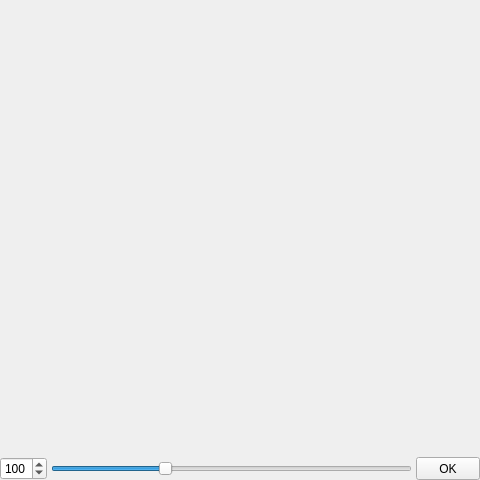
<?xml version="1.0" encoding="UTF-8"?>
<ui version="4.0">
 <class>Eyepiece</class>
 <widget class="QWidget" name="Eyepiece">
  <property name="geometry">
   <rect>
    <x>0</x>
    <y>0</y>
    <width>480</width>
    <height>480</height>
   </rect>
  </property>
  <property name="windowTitle">
   <string>Eyepiece</string>
  </property>
  <layout class="QVBoxLayout">
   <property name="spacing">
    <number>0</number>
   </property>
   <property name="margin">
    <number>0</number>
   </property>
   <item>
    <widget class="QStackedWidget" name="eyeStackedWidget">
     <property name="currentIndex">
      <number>0</number>
     </property>
     <widget class="QWidget" name="viewPage">
      <property name="focusPolicy">
       <enum>Qt::StrongFocus</enum>
      </property>
      <layout class="QVBoxLayout">
       <property name="spacing">
        <number>1</number>
       </property>
       <property name="margin">
        <number>0</number>
       </property>
       <item>
        <widget class="EyeDrawWidget" name="eyeDrawWidget" native="true">
         <property name="sizePolicy">
          <sizepolicy hsizetype="Expanding" vsizetype="Expanding">
           <horstretch>0</horstretch>
           <verstretch>0</verstretch>
          </sizepolicy>
         </property>
         <property name="focusPolicy">
          <enum>Qt::NoFocus</enum>
         </property>
        </widget>
       </item>
       <item>
        <widget class="QWidget" name="miscWidget" native="true">
         <layout class="QHBoxLayout">
          <property name="spacing">
           <number>4</number>
          </property>
          <property name="margin">
           <number>0</number>
          </property>
          <item>
           <widget class="QSpinBox" name="spinBox">
            <property name="minimum">
             <number>10</number>
            </property>
            <property name="maximum">
             <number>300</number>
            </property>
            <property name="value">
             <number>100</number>
            </property>
           </widget>
          </item>
          <item>
           <widget class="QSlider" name="slider">
            <property name="sizePolicy">
             <sizepolicy hsizetype="Expanding" vsizetype="Fixed">
              <horstretch>0</horstretch>
              <verstretch>0</verstretch>
             </sizepolicy>
            </property>
            <property name="minimum">
             <number>10</number>
            </property>
            <property name="maximum">
             <number>300</number>
            </property>
            <property name="value">
             <number>100</number>
            </property>
            <property name="orientation">
             <enum>Qt::Horizontal</enum>
            </property>
           </widget>
          </item>
          <item>
           <widget class="QPushButton" name="okButton">
            <property name="sizePolicy">
             <sizepolicy hsizetype="Preferred" vsizetype="Preferred">
              <horstretch>0</horstretch>
              <verstretch>0</verstretch>
             </sizepolicy>
            </property>
            <property name="maximumSize">
             <size>
              <width>64</width>
              <height>48</height>
             </size>
            </property>
            <property name="text">
             <string>OK</string>
            </property>
           </widget>
          </item>
         </layout>
        </widget>
       </item>
      </layout>
     </widget>
    </widget>
   </item>
  </layout>
 </widget>
 <customwidgets>
  <customwidget>
   <class>EyeDrawWidget</class>
   <extends>QWidget</extends>
   <header>eyedrawwidget.h</header>
   <container>1</container>
  </customwidget>
 </customwidgets>
 <tabstops>
  <tabstop>slider</tabstop>
  <tabstop>spinBox</tabstop>
  <tabstop>okButton</tabstop>
 </tabstops>
 <resources/>
 <connections>
  <connection>
   <sender>spinBox</sender>
   <signal>valueChanged(int)</signal>
   <receiver>slider</receiver>
   <slot>setValue(int)</slot>
   <hints>
    <hint type="sourcelabel">
     <x>37</x>
     <y>191</y>
    </hint>
    <hint type="destinationlabel">
     <x>60</x>
     <y>194</y>
    </hint>
   </hints>
  </connection>
  <connection>
   <sender>slider</sender>
   <signal>valueChanged(int)</signal>
   <receiver>spinBox</receiver>
   <slot>setValue(int)</slot>
   <hints>
    <hint type="sourcelabel">
     <x>141</x>
     <y>198</y>
    </hint>
    <hint type="destinationlabel">
     <x>29</x>
     <y>201</y>
    </hint>
   </hints>
  </connection>
 </connections>
</ui>
